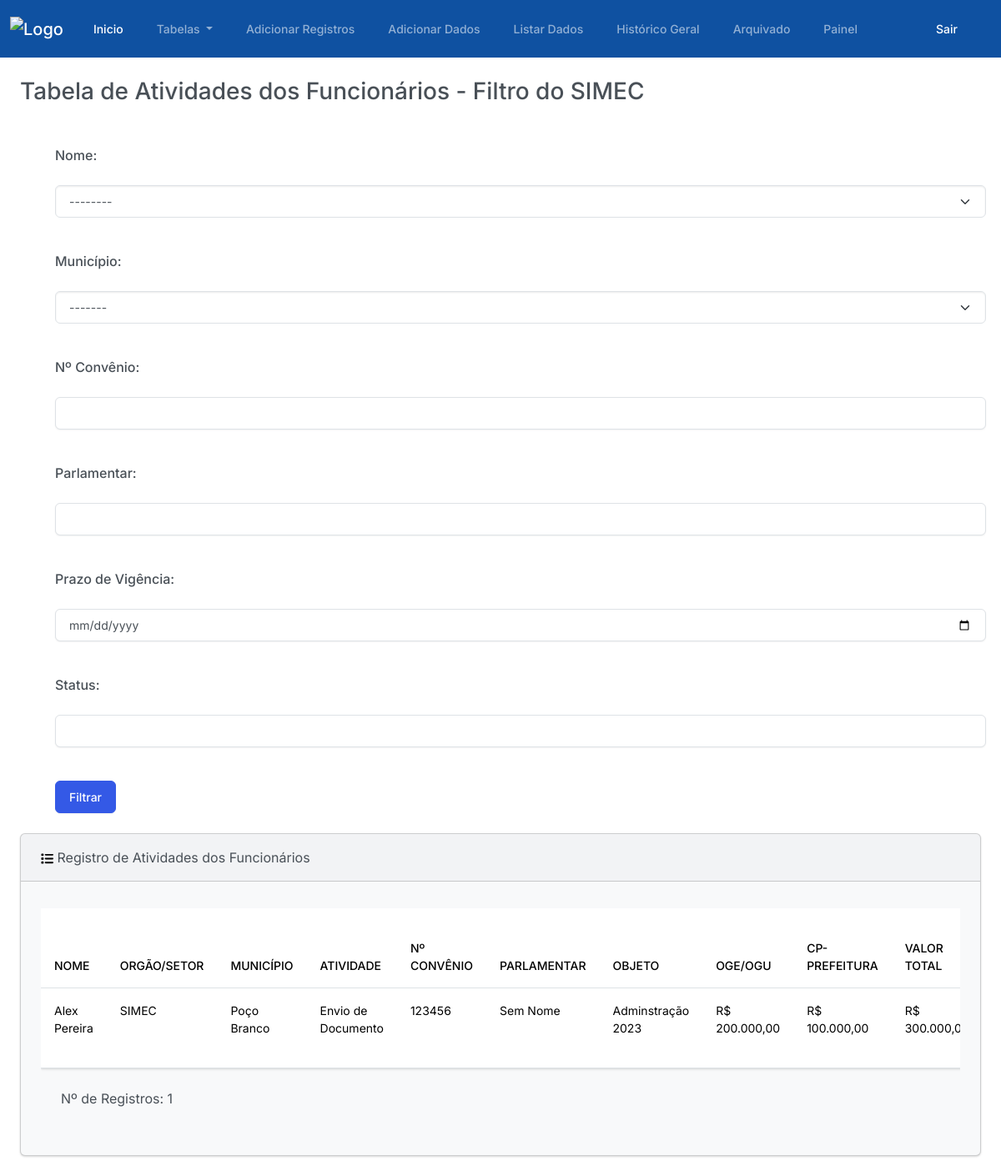
The app's page /tabela_filtrada_simec/ (signed in) with its own data.
### plataforma/models.py (models this page shows, shortened)
class RegistroFuncionarios(models.Model):
    class Meta:
        verbose_name_plural = "Registros da Tabela Geral"
    nome = models.ForeignKey(Nome, on_delete=models.CASCADE)
    orgao_setor = models.ForeignKey(Setor, on_delete=models.CASCADE)
    municipio = models.ForeignKey(Municipio, on_delete=models.CASCADE)
    atividade = models.ForeignKey(Atividade, on_delete=models.CASCADE)
    num_convenio = models.CharField(max_length=255)
    parlamentar = models.CharField(max_length=255)
    objeto = models.CharField(max_length=255)
    oge_ogu = models.DecimalField(max_digits=10, decimal_places=2)
    cp_prefeitura = models.DecimalField(max_digits=10, decimal_places=2)
    valor_liberado = models.DecimalField(max_digits=10, decimal_places=2, default=0)
    prazo_vigencia = models.DateField()
    situacao = models.CharField(max_length=255)
    providencia = models.CharField(max_length=255)
    status = models.CharField(max_length=20, choices=Status.choices, default=Status.NAO_INICIADO)
    data_recepcao = models.DateField()
    data_inicio = models.DateField(null=True, blank=True)
    documento_pendente = models.BooleanField(default=False)
    documento_cancelado = models.BooleanField(default=False)
    data_fim = models.DateField(null=True, blank=True)
    duracao_dias_uteis = models.IntegerField(default=0)
    def calcular_valores(self):
        valor_total = Decimal(str(self.oge_ogu)) + Decimal(str(self.cp_prefeitura))
        falta_liberar = Decimal(str(self.oge_ogu)) - Decimal(str(self.valor_liberado))
        return valor_total, falta_liberar
    def dia_trabalho_total(self):
        if not self.data_inicio or not self.data_fim:
            return 0

class Nome(models.Model):
    nome = models.CharField(max_length=255)

class Setor(models.Model):
    orgao_setor = models.CharField(max_length=255)

class Municipio(models.Model):
    municipio = models.CharField(max_length=255)

class Atividade(models.Model):
    atividade = models.CharField(max_length=255)

### plataforma/views.py (the view)
# urls.py: path('tabela_filtrada_simec/', views.tabela_filtrada_simec, name='tabela_filtrada_simec'),
def tabela_filtrada_simec(request):
    nomes = Nome.objects.all()
    orgaos_setores = Setor.objects.all()
    municipios = Municipio.objects.all()
    orgao_setor_simec = Setor.objects.get(orgao_setor='SIMEC')
    nome_id = request.GET.get('nome')
    municipio_id = request.GET.get('municipio')
    num_convenio = request.GET.get('num_convenio')
    parlamentar = request.GET.get('parlamentar')
    prazo_vigencia = request.GET.get('prazo_vigencia')
    status = request.GET.get('status')
    registros_filtrados = RegistroFuncionarios.objects.filter(orgao_setor=orgao_setor_simec)
    if nome_id:
        registros_filtrados = registros_filtrados.filter(nome__id=nome_id)
    if municipio_id:
        registros_filtrados = registros_filtrados.filter(municipio__id=municipio_id)
    if num_convenio:
        registros_filtrados = registros_filtrados.filter(num_convenio__icontains=num_convenio)
    if parlamentar:
        registros_filtrados = registros_filtrados.filter(parlamentar__icontains=parlamentar)
    if prazo_vigencia:
        registros_filtrados = registros_filtrados.filter(prazo_vigencia__icontains=prazo_vigencia)
    if status:
        registros_filtrados = registros_filtrados.filter(status__icontains=status)
    context = {
        'nomes': nomes,
        'orgaos_setores': orgaos_setores,
        'municipios': municipios,
        'registros_filtrados': registros_filtrados,
    }
    return render(request, 'tabela_filtrada_simec.html', context)

### plataforma/templatetags/custom_filters.py (called while the page is built)
@register.filter(name='format_currency')
def format_currency(value):
    try:
        numeric_value = float(value)
        formatted_value = '{:,.2f}'.format(numeric_value)
        formatted_value = 'R$ ' + formatted_value.replace(',', 'v').replace('.', ',').replace('v', '.')
        return formatted_value
    except ValueError:
        return value

@register.filter(name='formatar_data')
def formatar_data(value):
    if isinstance(value, date):
        return value.strftime('%d/%m/%Y')
    else:
        data_obj = datetime.strptime(value, '%d de %B de %Y')
        return data_obj.strftime('%d/%m/%Y')

### plataforma/templates/tabela_filtrada_simec.html (shortened to what this page needs)
{% extends "base.html" %}
{% load static %}
{% load humanize %}
{% load custom_filters %}
{% block container %}
  <h3 class="m-4">Tabela de Atividades dos Funcionários - Filtro do SIMEC</h3>
  <div class="container">
    <form method="get" action="{% url 'tabela_filtrada_simec' %}">
      <div class="form-group mb-3">
        <fieldset>
          <label class="form-label m-4" for="id_nome">Nome:</label>
          <select class="form-select mx-4" name="nome" id="id_nome">
            <option value="" selected>--------</option>
          </select>
        </fieldset>
      </div>
      <div class="form-group mb-3">
        <label class="form-label m-4" for="id_municipio">Município:</label>
        <select class="form-select mx-4" name="municipio" id="id_municipio">
          <option value="" selected>-------</option>
        </select>
      </div>
      <div class="form-group mb-3">
        <label class="form-label m-4" for="id_num_convenio">Nº Convênio:</label>
        <input class="form-control mx-4" type="text" name="num_convenio" id="id_num_convenio">
      </div>
      <div class="form-group mb-3">
        <label class="form-label m-4" for="id_parlamentar">Parlamentar:</label>
        <input class="form-control mx-4" type="text" name="parlamentar" id="id_parlamentar">
      </div>
      <div class="form-group mb-3">
        <label class="form-label m-4" for="id_prazo_vigencia">Prazo de Vigência:</label>
        <input class="form-control mx-4" type="date" name="prazo_vigencia" id="id_prazo_vigencia">
      </div>
      <div class="form-group mb-3">
        <label class="form-label m-4" for="id_status">Status:</label>
        <input class="form-control mx-4" type="text" name="status" id="id_status">
      </div>
      <button type="submit" class="btn btn-primary m-4">Filtrar</button>
      <br>
    </form>
  </div>
  <div class="row">
    <div class="col-12">
      <div class="card bg-light ms-4 me-4 mb-4">
        <div class="card-header">
          Registro de Atividades dos Funcionários
        </div>
        <div class="card-body">
          <p class="card-text">
            <div class="table-container table-responsive">
              <table class='table table-hover'>
                <thead class="sticky-top">
                  <tr>
                    <th scope="col-fixed">NOME</th>
                    <th scope="col-fixed">ORGÃO/SETOR</th>
                    <th scope="col-fixed">MUNICÍPIO</th>
                    <th scope="col-fixed">ATIVIDADE</th>
                    <th scope="col-fixed">Nº CONVÊNIO</th>
                    <th scope="col-fixed">PARLAMENTAR</th>
                    <th scope="col-fixed">OBJETO</th>
                    <th scope="col-fixed">OGE/OGU</th>
                    <th scope="col-fixed">CP-PREFEITURA</th>
                    <th scope="col-fixed">VALOR TOTAL</th>
                  </tr>
                </thead>
                <tbody>
                  {% if registros_filtrados %}
                    {% for registro in registros_filtrados %}
                      <tr>
                        <td>{{ registro.nome.nome }}</td>
                        <td>{{ registro.orgao_setor.orgao_setor }}</td>
                        <td>{{ registro.municipio.municipio }}</td>
                        <td>{{ registro.atividade.atividade }}</td>
                        <td>{{ registro.num_convenio }}</td>
                        <td>{{ registro.parlamentar }}</td>
                        <td>{{ registro.objeto }}</td>
                        <td>{{ registro.oge_ogu|format_currency }}</td>
                        <td>{{ registro.cp_prefeitura|format_currency }}</td>
                        <td>{{ registro.calcular_valores.0|format_currency }}</td>
                      </tr>
                    {% endfor %}
                  {% else %}
                    <tr>
                      <td colspan="26">Nenhum registro encontrado.</td>
                    </tr>
                  {% endif %}
                </tbody>
              </table>
              {% if registros_filtrados %}
                <p class="m-4">Nº de Registros: {{ registros_filtrados.count }}</p>
              {% else %}
                <p>registros está vazio ou não está sendo passado corretamente.</p>
              {% endif %}
            </div>
          </p>
        </div>
      </div>
    </div>
  </div>
{% endblock container %}

### plataforma/templates/tabela_filtrada_simec.html (style rules this page uses)
.table-container { overflow: auto; max-height: 650px; }

### records on screen
RegistroFuncionarios: nome.nome "Alex Pereira", orgao_setor.orgao_setor "SIMEC", municipio.municipio "Poço Branco", atividade.atividade "Envio de Documento", num_convenio "123456", parlamentar "Sem Nome", objeto "Adminstração 2023", oge_ogu "R$ 200.000,00", cp_prefeitura "R$ 100.000,00", calcular_valores.0 "R$…"

### other values on screen
{{ registros_filtrados.count }} "1"
